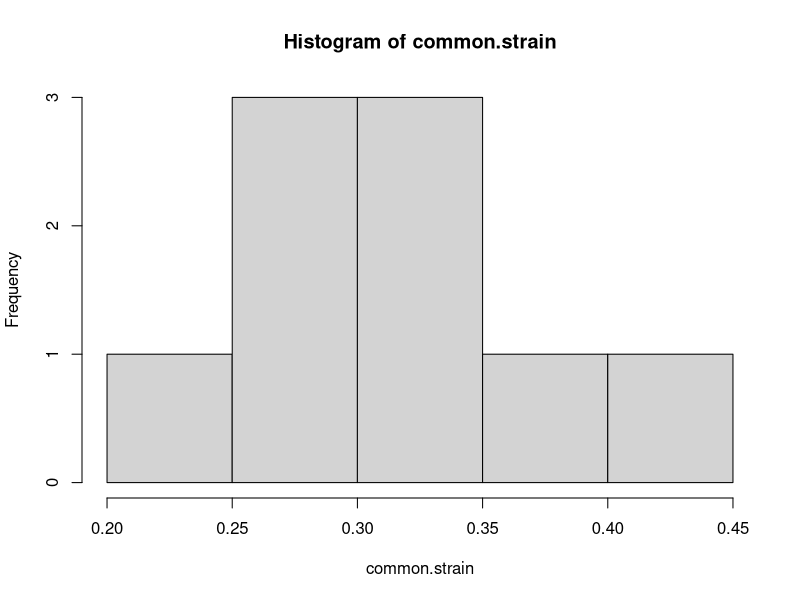
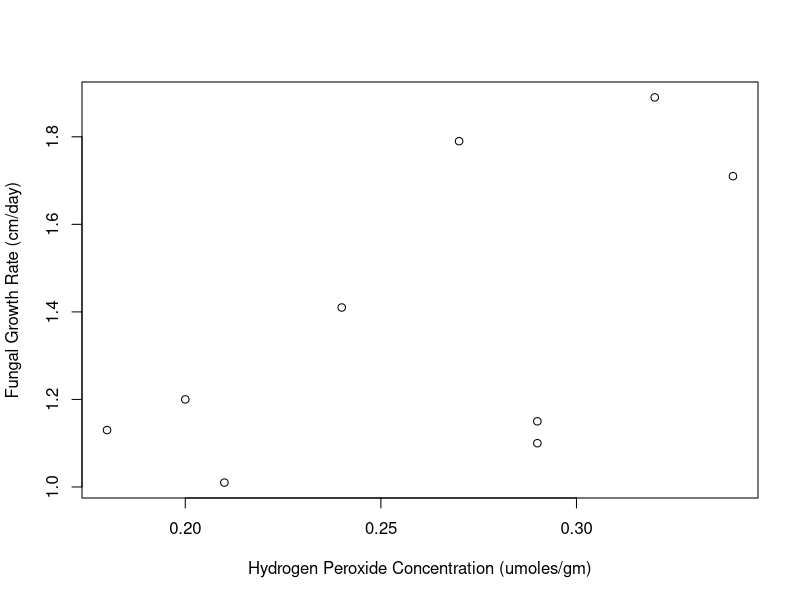
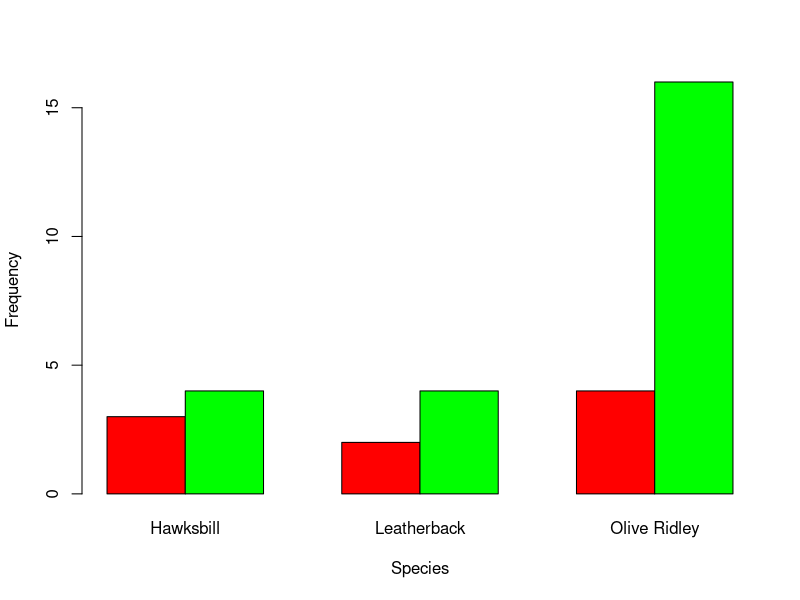

Recreate these plots in R, in order.
## ---- chunk 1
transgenic.A=c(0.17,0.20,0.13,0.20,0.24,0.25,0.15,0.21,0.21)
transgenic.B=c(0.47,0.21,0.34,0.32,0.33,0.29,0.18,0.20,0.25)
common.strain=c(0.44,0.33,0.37,0.33,0.31,0.27,0.22,0.30,0.28)
## ---- chunk 2
mean(transgenic.A-transgenic.B)
## ---- chunk 3
mean(common.strain-transgenic.A)
## ---- chunk 4
hist(common.strain)
## ---- chunk 5
hydrogen=c(0.27,0.21,0.34,0.32,0.24,0.29,0.18,0.20,0.29)
fungal=c(1.79,1.01,1.71,1.89,1.41,1.15,1.13,1.20,1.10)
my.data=data.frame("Peroxide"=hydrogen,"Growth.rate"=fungal)
## ---- chunk 6
plot(my.data$Peroxide,my.data$Growth.rate,xlab="Hydrogen Peroxide Concentration (umoles/gm)",ylab="Fungal Growth Rate (cm/day)")
## ---- chunk 7
setwd("~/")
my.data=read.csv("H1.csv")
View(my.data)
## ---- chunk 8
my.table=table(my.data)
my.table
## ---- chunk 9
barplot(my.table,beside=T,xlab="Species",ylab="Frequency",col=c('red','green'))
## ---- chunk 10
nest.survival=c(my.table[2,1],my.table[2,2],my.table[2,3])
mean(nest.survival)
sd(nest.survival)

## ---- chunk 11
my.table[1,]/(my.table[1,]+my.table[2,])

## ---- chunk 12
setwd("~/")
second.data=read.csv("H1.1.csv")

